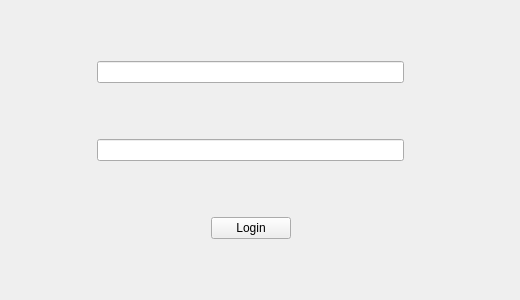
<?xml version="1.0" encoding="UTF-8"?>
<ui version="4.0">
 <class>newWidget</class>
 <widget class="QWidget" name="newWidget">
  <property name="geometry">
   <rect>
    <x>0</x>
    <y>0</y>
    <width>520</width>
    <height>300</height>
   </rect>
  </property>
  <property name="windowTitle">
   <string>Form</string>
  </property>
  <layout class="QHBoxLayout" name="horizontalLayout">
   <item>
    <layout class="QGridLayout" name="gridLayout">
     <item row="2" column="1">
      <spacer name="horizontalSpacer_3">
       <property name="orientation">
        <enum>Qt::Horizontal</enum>
       </property>
       <property name="sizeHint" stdset="0">
        <size>
         <width>40</width>
         <height>20</height>
        </size>
       </property>
      </spacer>
     </item>
     <item row="2" column="2">
      <widget class="QPushButton" name="loginButton">
       <property name="sizePolicy">
        <sizepolicy hsizetype="Fixed" vsizetype="Fixed">
         <horstretch>0</horstretch>
         <verstretch>0</verstretch>
        </sizepolicy>
       </property>
       <property name="focusPolicy">
        <enum>Qt::NoFocus</enum>
       </property>
       <property name="layoutDirection">
        <enum>Qt::LeftToRight</enum>
       </property>
       <property name="text">
        <string>Login</string>
       </property>
      </widget>
     </item>
     <item row="0" column="0">
      <spacer name="horizontalSpacer">
       <property name="orientation">
        <enum>Qt::Horizontal</enum>
       </property>
       <property name="sizeType">
        <enum>QSizePolicy::Preferred</enum>
       </property>
       <property name="sizeHint" stdset="0">
        <size>
         <width>86</width>
         <height>20</height>
        </size>
       </property>
      </spacer>
     </item>
     <item row="0" column="4">
      <spacer name="horizontalSpacer_2">
       <property name="orientation">
        <enum>Qt::Horizontal</enum>
       </property>
       <property name="sizeType">
        <enum>QSizePolicy::Fixed</enum>
       </property>
       <property name="sizeHint" stdset="0">
        <size>
         <width>105</width>
         <height>20</height>
        </size>
       </property>
      </spacer>
     </item>
     <item row="2" column="3">
      <spacer name="horizontalSpacer_4">
       <property name="orientation">
        <enum>Qt::Horizontal</enum>
       </property>
       <property name="sizeHint" stdset="0">
        <size>
         <width>40</width>
         <height>20</height>
        </size>
       </property>
      </spacer>
     </item>
     <item row="1" column="1" colspan="3">
      <widget class="QLineEdit" name="passWord"/>
     </item>
     <item row="0" column="1" colspan="3">
      <widget class="QLineEdit" name="userName">
       <property name="alignment">
        <set>Qt::AlignLeading|Qt::AlignLeft|Qt::AlignTop</set>
       </property>
       <property name="cursorMoveStyle">
        <enum>Qt::VisualMoveStyle</enum>
       </property>
      </widget>
     </item>
    </layout>
   </item>
  </layout>
 </widget>
 <resources/>
 <connections/>
</ui>
